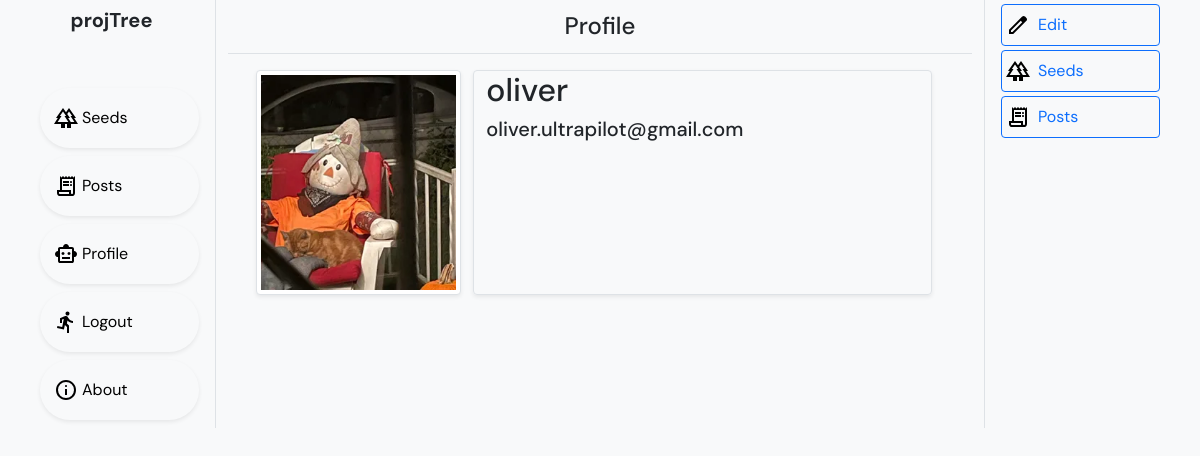
Page /account/profile/ (signed in) on the committed database.
### users/models.py (models this page shows, shortened)
class Profile(models.Model):
    user = models.OneToOneField(User, on_delete = models.CASCADE)
    image = models.ImageField(default='default.jpg', upload_to='profile_pics')

### users/views.py (the view)
# urls.py: path('profile/', views.profile_view, name='profile'),
@login_required
def profile_view(request):
    profile = Profile.objects.filter(user = request.user).first()
    return render(request, 'users/profile.html', {'profile': profile})

### users/templates/users/profile.html
{% extends "base.html" %}
{% load static %}
{% load crispy_forms_tags %}
{% block head %}
Profile
{% endblock %}
{% block content %}
    <div class="infoPart row my-3 container">
        <div class=" col-4 ">
            <img class="rounded img-thumbnail shadow-sm w-100" src="{{profile.image.url}} " alt="">
        </div>
        <div class="col-8 border rounded shadow-sm">
            <p class="h2" >{{profile.user.username}}</p>
            <p class="h5" >{{profile.user.email}}</p>
        </div>
    </div>
{% endblock %}
{% block info %}
{% if user == profile.user %}
<div>
    <a class="p-1 m-1 btn btn-outline-primary d-flex text-center" href=" {% url 'profile_update' %} ">
        <img src="{% static 'seed/icons/edit_icon.svg' %} " alt="">
        <p class="px-1 mx-1 my-1">Edit</p>
    </a>
</div>
{% endif %}
<div>
    <a class="p-1 m-1 btn btn-outline-primary d-flex text-center" href="{% url 'user_seeds' user %}">
        <img src="{% static 'seed/icons/seed_list_icon.svg' %} " alt="">
        <p class="px-1 mx-1 my-1">Seeds</p>
    </a>
</div>
<div>
    <a class="p-1 m-1 btn btn-outline-primary d-flex text-center" href="{%url 'user_posts' user%}">
        <img src="{% static 'seed/icons/posts_icon.svg' %} " alt="">
        <p class="px-1 mx-1 my-1">Posts</p>
    </a>
</div>
{% endblock %}

### seed/static/seed/css/style.css (style rules this page uses)
a { text-decoration: none; }

### rows in the picture
Profile: image (picture), user.username "oliver", user.email "oliver.ultrapilot@gmail.com"
